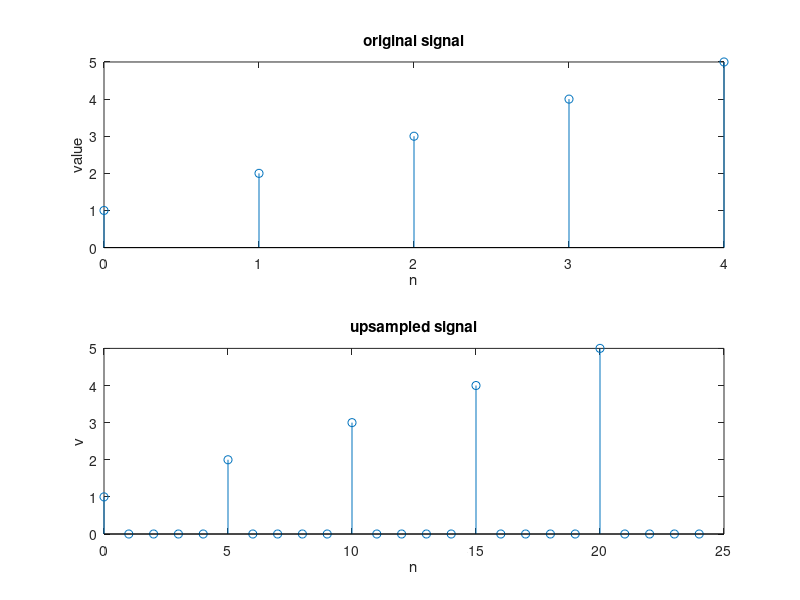

Recreate this plot in MATLAB.
x=[1 2 3 4 5]
n=[0: length(x)-1];
factor=input('sampling by factor:');
x_upsampled=[];
for i=1:length(x)
    x_upsampled=[x_upsampled x(i)]
    for j=1:factor-1
        x_upsampled=[x_upsampled 0]
    end
end
subplot (2,1,1)
stem(n, x)
xlabel('n')
ylabel('value')
title('original signal')
subplot (2,1,2)
stem(0:length(x_upsampled)-1,x_upsampled)
xlabel('n')
ylabel('v')
title('upsampled signal')